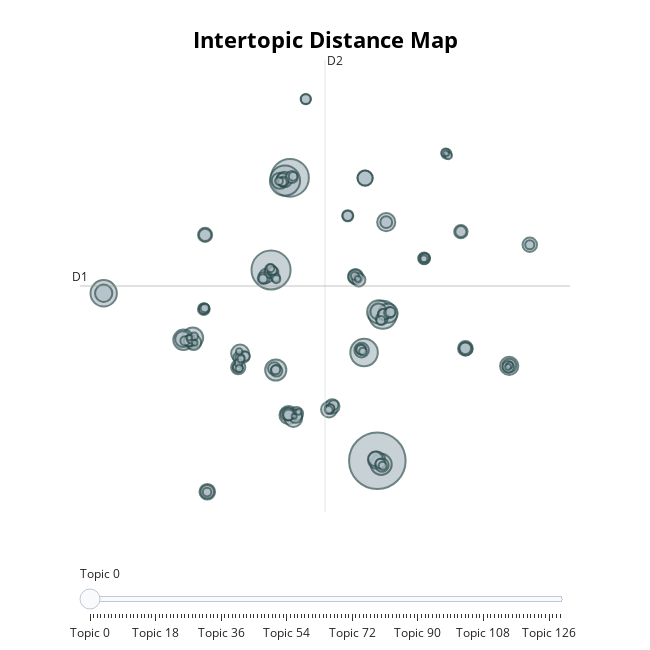

Source (notebook cell):
### Code cell
representation_topic_model.visualize_topics()

### Figure 1 — Plotly figure (JSON) as saved in the notebook; plotly's stock layout.template omitted (floating-point values rounded to 4 significant figures; data arrays with more than 128 entries replaced by an {"elided": "..."} marker saying what was removed)
{"data": [{"customdata": {"elided": "130x3 mixed values"}, "hovertemplate": "<b>Topic %{customdata[0]}</b><br>%{customdata[1]}<br>Size: %{customdata[2]}", "legendgroup": "", "marker": {"color": "#B0BEC5", "line": {"color": "DarkSlateGrey", "width": 2}, "size": {"elided": "130 int values"}, "sizemode": "area", "sizeref": 1.061, "symbol": "circle"}, "mode": "markers", "name": "", "orientation": "v", "showlegend": false, "type": "scatter", "x": {"elided": "130 float values"}, "xaxis": "x", "y": {"elided": "130 float values"}, "yaxis": "y"}], "layout": {"annotations": [{"showarrow": false, "text": "D1", "x": -13.85, "y": 5.813, "yshift": 10}, {"showarrow": false, "text": "D2", "x": 4.832, "xshift": 10, "y": 23.7}], "height": 650, "hoverlabel": {"bgcolor": "white", "font": {"family": "Rockwell", "size": 16}}, "legend": {"itemsizing": "constant", "tracegroupgap": 0}, "margin": {"t": 60}, "shapes": [{"line": {"color": "#CFD8DC", "width": 2}, "type": "line", "x0": 4.832, "x1": 4.832, "y0": -12.07, "y1": 23.7}, {"line": {"color": "#9E9E9E", "width": 2}, "type": "line", "x0": -13.85, "x1": 23.51, "y0": 5.813, "y1": 5.813}], "sliders": [{"active": 0, "pad": {"t": 50}, "steps": [{"args": [{"marker.color": {"elided": "1x130 str values"}}], "label": "Topic 0", "method": "update"}, {"args": [{"marker.color": {"elided": "1x130 str values"}}], "label": "Topic 1", "method": "update"}, {"args": [{"marker.color": {"elided": "1x130 str values"}}], "label": "Topic 2", "method": "update"}, {"args": [{"marker.color": {"elided": "1x130 str values"}}], "label": "Topic 3", "method": "update"}, {"args": [{"marker.color": {"elided": "1x130 str values"}}], "label": "Topic 4", "method": "update"}, {"args": [{"marker.color": {"elided": "1x130 str values"}}], "label": "Topic 5", "method": "update"}, {"args": [{"marker.color": {"elided": "1x130 str values"}}], "label": "Topic 6", "method": "update"}, {"args": [{"marker.color": {"elided": "1x130 str values"}}], "label": "Topic 7", "method": "update"}, {"args": [{"marker.color": {"elided": "1x130 str values"}}], "label": "Topic 8", "method": "update"}, {"args": [{"marker.color": {"elided": "1x130 str values"}}], "label": "Topic 9", "method": "update"}, {"args": [{"marker.color": {"elided": "1x130 str values"}}], "label": "Topic 10", "method": "update"}, {"args": [{"marker.color": {"elided": "1x130 str values"}}], "label": "Topic 11", "method": "update"}, {"args": [{"marker.color": {"elided": "1x130 str values"}}], "label": "Topic 12", "method": "update"}, {"args": [{"marker.color": {"elided": "1x130 str values"}}], "label": "Topic 13", "method": "update"}, {"args": [{"marker.color": {"elided": "1x130 str values"}}], "label": "Topic 14", "method": "update"}, {"args": [{"marker.color": {"elided": "1x130 str values"}}], "label": "Topic 15", "method": "update"}, {"args": [{"marker.color": {"elided": "1x130 str values"}}], "label": "Topic 16", "method": "update"}, {"args": [{"marker.color": {"elided": "1x130 str values"}}], "label": "Topic 17", "method": "update"}, {"args": [{"marker.color": {"elided": "1x130 str values"}}], "label": "Topic 18", "method": "update"}, {"args": [{"marker.color": {"elided": "1x130 str values"}}], "label": "Topic 19", "method": "update"}, {"args": [{"marker.color": {"elided": "1x130 str values"}}], "label": "Topic 20", "method": "update"}, {"args": [{"marker.color": {"elided": "1x130 str values"}}], "label": "Topic 21", "method": "update"}, {"args": [{"marker.color": {"elided": "1x130 str values"}}], "label": "Topic 22", "method": "update"}, {"args": [{"marker.color": {"elided": "1x130 str values"}}], "label": "Topic 23", "method": "update"}, {"args": [{"marker.color": {"elided": "1x130 str values"}}], "label": "Topic 24", "method": "update"}, {"args": [{"marker.color": {"elided": "1x130 str values"}}], "label": "Topic 25", "method": "update"}, {"args": [{"marker.color": {"elided": "1x130 str values"}}], "label": "Topic 26", "method": "update"}, {"args": [{"marker.color": {"elided": "1x130 str values"}}], "label": "Topic 27", "method": "update"}, {"args": [{"marker.color": {"elided": "1x130 str values"}}], "label": "Topic 28", "method": "update"}, {"args": [{"marker.color": {"elided": "1x130 str values"}}], "label": "Topic 29", "method": "update"}, {"args": [{"marker.color": {"elided": "1x130 str values"}}], "label": "Topic 30", "method": "update"}, {"args": [{"marker.color": {"elided": "1x130 str values"}}], "label": "Topic 31", "method": "update"}, {"args": [{"marker.color": {"elided": "1x130 str values"}}], "label": "Topic 32", "method": "update"}, {"args": [{"marker.color": {"elided": "1x130 str values"}}], "label": "Topic 33", "method": "update"}, {"args": [{"marker.color": {"elided": "1x130 str values"}}], "label": "Topic 34", "method": "update"}, {"args": [{"marker.color": {"elided": "1x130 str values"}}], "label": "Topic 35", "method": "update"}, {"args": [{"marker.color": {"elided": "1x130 str values"}}], "label": "Topic 36", "method": "update"}, {"args": [{"marker.color": {"elided": "1x130 str values"}}], "label": "Topic 37", "method": "update"}, {"args": [{"marker.color": {"elided": "1x130 str values"}}], "label": "Topic 38", "method": "update"}, {"args": [{"marker.color": {"elided": "1x130 str values"}}], "label": "Topic 39", "method": "update"}, {"args": [{"marker.color": {"elided": "1x130 str values"}}], "label": "Topic 40", "method": "update"}, {"args": [{"marker.color": {"elided": "1x130 str values"}}], "label": "Topic 41", "method": "update"}, {"args": [{"marker.color": {"elided": "1x130 str values"}}], "label": "Topic 42", "method": "update"}, {"args": [{"marker.color": {"elided": "1x130 str values"}}], "label": "Topic 43", "method": "update"}, {"args": [{"marker.color": {"elided": "1x130 str values"}}], "label": "Topic 44", "method": "update"}, {"args": [{"marker.color": {"elided": "1x130 str values"}}], "label": "Topic 45", "method": "update"}, {"args": [{"marker.color": {"elided": "1x130 str values"}}], "label": "Topic 46", "method": "update"}, {"args": [{"marker.color": {"elided": "1x130 str values"}}], "label": "Topic 47", "method": "update"}, {"args": [{"marker.color": {"elided": "1x130 str values"}}], "label": "Topic 48", "method": "update"}, {"args": [{"marker.color": {"elided": "1x130 str values"}}], "label": "Topic 49", "method": "update"}, {"args": [{"marker.color": {"elided": "1x130 str values"}}], "label": "Topic 50", "method": "update"}, {"args": [{"marker.color": {"elided": "1x130 str values"}}], "label": "Topic 51", "method": "update"}, {"args": [{"marker.color": {"elided": "1x130 str values"}}], "label": "Topic 52", "method": "update"}, {"args": [{"marker.color": {"elided": "1x130 str values"}}], "label": "Topic 53", "method": "update"}, {"args": [{"marker.color": {"elided": "1x130 str values"}}], "label": "Topic 54", "method": "update"}, {"args": [{"marker.color": {"elided": "1x130 str values"}}], "label": "Topic 55", "method": "update"}, {"args": [{"marker.color": {"elided": "1x130 str values"}}], "label": "Topic 56", "method": "update"}, {"args": [{"marker.color": {"elided": "1x130 str values"}}], "label": "Topic 57", "method": "update"}, {"args": [{"marker.color": {"elided": "1x130 str values"}}], "label": "Topic 58", "method": "update"}, {"args": [{"marker.color": {"elided": "1x130 str values"}}], "label": "Topic 59", "method": "update"}, {"args": [{"marker.color": {"elided": "1x130 str values"}}], "label": "Topic 60", "method": "update"}, {"args": [{"marker.color": {"elided": "1x130 str values"}}], "label": "Topic 61", "method": "update"}, {"args": [{"marker.color": {"elided": "1x130 str values"}}], "label": "Topic 62", "method": "update"}, {"args": [{"marker.color": {"elided": "1x130 str values"}}], "label": "Topic 63", "method": "update"}, {"args": [{"marker.color": {"elided": "1x130 str values"}}], "label": "Topic 64", "method": "update"}, {"args": [{"marker.color": {"elided": "1x130 str values"}}], "label": "Topic 65", "method": "update"}, {"args": [{"marker.color": {"elided": "1x130 str values"}}], "label": "Topic 66", "method": "update"}, {"args": [{"marker.color": {"elided": "1x130 str values"}}], "label": "Topic 67", "method": "update"}, {"args": [{"marker.color": {"elided": "1x130 str values"}}], "label": "Topic 68", "method": "update"}, {"args": [{"marker.color": {"elided": "1x130 str values"}}], "label": "Topic 69", "method": "update"}, {"args": [{"marker.color": {"elided": "1x130 str values"}}], "label": "Topic 70", "method": "update"}, {"args": [{"marker.color": {"elided": "1x130 str values"}}], "label": "Topic 71", "method": "update"}, {"args": [{"marker.color": {"elided": "1x130 str values"}}], "label": "Topic 72", "method": "update"}, {"args": [{"marker.color": {"elided": "1x130 str values"}}], "label": "Topic 73", "method": "update"}, {"args": [{"marker.color": {"elided": "1x130 str values"}}], "label": "Topic 74", "method": "update"}, {"args": [{"marker.color": {"elided": "1x130 str values"}}], "label": "Topic 75", "method": "update"}, {"args": [{"marker.color": {"elided": "1x130 str values"}}], "label": "Topic 76", "method": "update"}, {"args": [{"marker.color": {"elided": "1x130 str values"}}], "label": "Topic 77", "method": "update"}, {"args": [{"marker.color": {"elided": "1x130 str values"}}], "label": "Topic 78", "method": "update"}, {"args": [{"marker.color": {"elided": "1x130 str values"}}], "label": "Topic 79", "method": "update"}, {"args": [{"marker.color": {"elided": "1x130 str values"}}], "label": "Topic 80", "method": "update"}, {"args": [{"marker.color": {"elided": "1x130 str values"}}], "label": "Topic 81", "method": "update"}, {"args": [{"marker.color": {"elided": "1x130 str values"}}], "label": "Topic 82", "method": "update"}, {"args": [{"marker.color": {"elided": "1x130 str values"}}], "label": "Topic 83", "method": "update"}, {"args": [{"marker.color": {"elided": "1x130 str values"}}], "label": "Topic 84", "method": "update"}, {"args": [{"marker.color": {"elided": "1x130 str values"}}], "label": "Topic 85", "method": "update"}, {"args": [{"marker.color": {"elided": "1x130 str values"}}], "label": "Topic 86", "method": "update"}, {"args": [{"marker.color": {"elided": "1x130 str values"}}], "label": "Topic 87", "method": "update"}, {"args": [{"marker.color": {"elided": "1x130 str values"}}], "label": "Topic 88", "method": "update"}, {"args": [{"marker.color": {"elided": "1x130 str values"}}], "label": "Topic 89", "method": "update"}, {"args": [{"marker.color": {"elided": "1x130 str values"}}], "label": "Topic 90", "method": "update"}, {"args": [{"marker.color": {"elided": "1x130 str values"}}], "label": "Topic 91", "method": "update"}, {"args": [{"marker.color": {"elided": "1x130 str values"}}], "label": "Topic 92", "method": "update"}, {"args": [{"marker.color": {"elided": "1x130 str values"}}], "label": "Topic 93", "method": "update"}, {"args": [{"marker.color": {"elided": "1x130 str values"}}], "label": "Topic 94", "method": "update"}, {"args": [{"marker.color": {"elided": "1x130 str values"}}], "label": "Topic 95", "method": "update"}, {"args": [{"marker.color": {"elided": "1x130 str values"}}], "label": "Topic 96", "method": "update"}, {"args": [{"marker.color": {"elided": "1x130 str values"}}], "label": "Topic 97", "method": "update"}, {"args": [{"marker.color": {"elided": "1x130 str values"}}], "label": "Topic 98", "method": "update"}, {"args": [{"marker.color": {"elided": "1x130 str values"}}], "label": "Topic 99", "method": "update"}, {"args": [{"marker.color": {"elided": "1x130 str values"}}], "label": "Topic 100", "method": "update"}, {"args": [{"marker.color": {"elided": "1x130 str values"}}], "label": "Topic 101", "method": "update"}, {"args": [{"marker.color": {"elided": "1x130 str values"}}], "label": "Topic 102", "method": "update"}, {"args": [{"marker.color": {"elided": "1x130 str values"}}], "label": "Topic 103", "method": "update"}, {"args": [{"marker.color": {"elided": "1x130 str values"}}], "label": "Topic 104", "method": "update"}, {"args": [{"marker.color": {"elided": "1x130 str values"}}], "label": "Topic 105", "method": "update"}, {"args": [{"marker.color": {"elided": "1x130 str values"}}], "label": "Topic 106", "method": "update"}, {"args": [{"marker.color": {"elided": "1x130 str values"}}], "label": "Topic 107", "method": "update"}, {"args": [{"marker.color": {"elided": "1x130 str values"}}], "label": "Topic 108", "method": "update"}, {"args": [{"marker.color": {"elided": "1x130 str values"}}], "label": "Topic 109", "method": "update"}, {"args": [{"marker.color": {"elided": "1x130 str values"}}], "label": "Topic 110", "method": "update"}, {"args": [{"marker.color": {"elided": "1x130 str values"}}], "label": "Topic 111", "method": "update"}, {"args": [{"marker.color": {"elided": "1x130 str values"}}], "label": "Topic 112", "method": "update"}, {"args": [{"marker.color": {"elided": "1x130 str values"}}], "label": "Topic 113", "method": "update"}, {"args": [{"marker.color": {"elided": "1x130 str values"}}], "label": "Topic 114", "method": "update"}, {"args": [{"marker.color": {"elided": "1x130 str values"}}], "label": "Topic 115", "method": "update"}, {"args": [{"marker.color": {"elided": "1x130 str values"}}], "label": "Topic 116", "method": "update"}, {"args": [{"marker.color": {"elided": "1x130 str values"}}], "label": "Topic 117", "method": "update"}, {"args": [{"marker.color": {"elided": "1x130 str values"}}], "label": "Topic 118", "method": "update"}, {"args": [{"marker.color": {"elided": "1x130 str values"}}], "label": "Topic 119", "method": "update"}, {"args": [{"marker.color": {"elided": "1x130 str values"}}], "label": "Topic 120", "method": "update"}, {"args": [{"marker.color": {"elided": "1x130 str values"}}], "label": "Topic 121", "method": "update"}, {"args": [{"marker.color": {"elided": "1x130 str values"}}], "label": "Topic 122", "method": "update"}, {"args": [{"marker.color": {"elided": "1x130 str values"}}], "label": "Topic 123", "method": "update"}, {"args": [{"marker.color": {"elided": "1x130 str values"}}], "label": "Topic 124", "method": "update"}, {"args": [{"marker.color": {"elided": "1x130 str values"}}], "label": "Topic 125", "method": "update"}, {"args": [{"marker.color": {"elided": "1x130 str values"}}], "label": "Topic 126", "method": "update"}, {"args": [{"marker.color": {"elided": "1x130 str values"}}], "label": "Topic 127", "method": "update"}, {"args": [{"marker.color": {"elided": "1x130 str values"}}], "label": "Topic 128", "method": "update"}, {"args": [{"marker.color": {"elided": "1x130 str values"}}], "label": "Topic 129", "method": "update"}]}], "title": {"font": {"color": "Black", "size": 22}, "text": "<b>Intertopic Distance Map</b>", "x": 0.5, "xanchor": "center", "y": 0.95, "yanchor": "top"}, "width": 650, "xaxis": {"anchor": "y", "domain": [0, 1], "range": [-13.85, 23.51], "title": {"text": ""}, "visible": false}, "yaxis": {"anchor": "x", "domain": [0, 1], "range": [-12.07, 23.7], "title": {"text": ""}, "visible": false}}}
